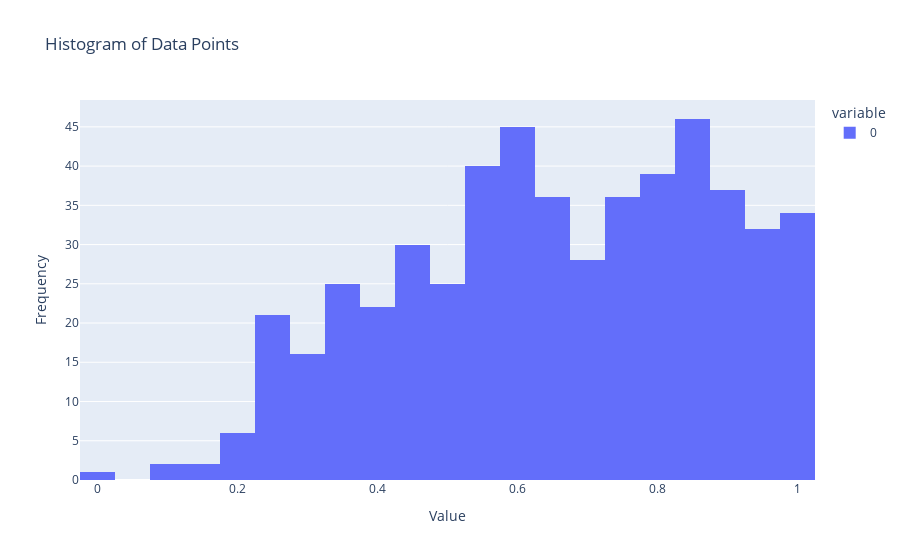

The notebook cell saved with this chart:
### Code cell
import plotly.express as px
import numpy as np

# Sample data
data = group_dfs["Aggregation"].avg_score.to_numpy()

# Create a KDE plot
# fig = px.density_contour(x=data, title='KDE Plot of Data Points', labels={'x': 'Value'})
# fig.update_layout(xaxis_title='Value', yaxis_title='Density')
# fig.show()

# Create a histogram
fig = px.histogram(data, nbins=30, title='Histogram of Data Points', labels={'value': 'Value'})
fig.update_layout(xaxis_title='Value', yaxis_title='Frequency')
fig.show()

### Figure 1 — Plotly figure (JSON) as saved in the notebook; plotly's stock layout.template omitted (floating-point values rounded to 4 significant figures; data arrays with more than 128 entries replaced by an {"elided": "..."} marker saying what was removed)
{"data": [{"alignmentgroup": "True", "bingroup": "x", "hovertemplate": "variable=0<br>Value=%{x}<br>count=%{y}<extra></extra>", "legendgroup": "0", "marker": {"color": "#636efa", "pattern": {"shape": ""}}, "name": "0", "nbinsx": 30, "offsetgroup": "0", "orientation": "v", "showlegend": true, "type": "histogram", "x": {"elided": "523 float values"}, "xaxis": "x", "yaxis": "y"}], "layout": {"barmode": "relative", "legend": {"title": {"text": "variable"}, "tracegroupgap": 0}, "title": {"text": "Histogram of Data Points"}, "xaxis": {"anchor": "y", "domain": [0, 1], "title": {"text": "Value"}}, "yaxis": {"anchor": "x", "domain": [0, 1], "title": {"text": "Frequency"}}}}
